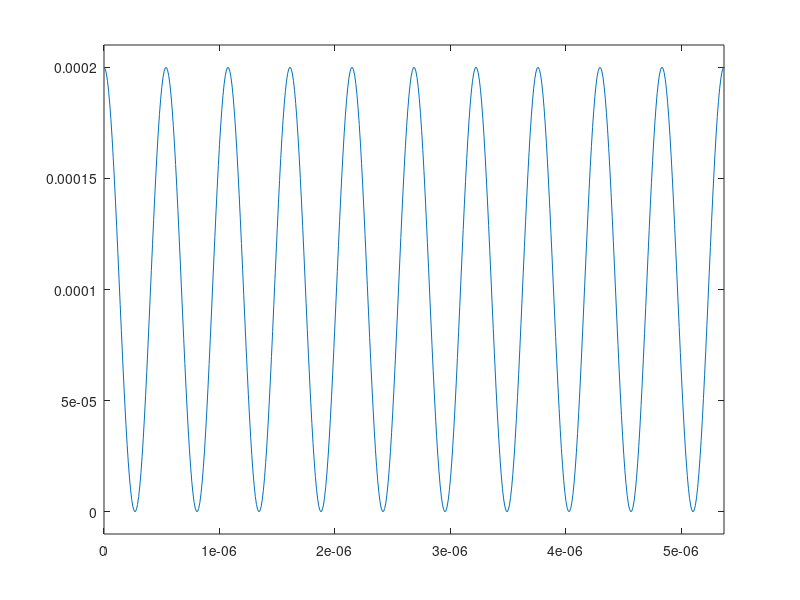
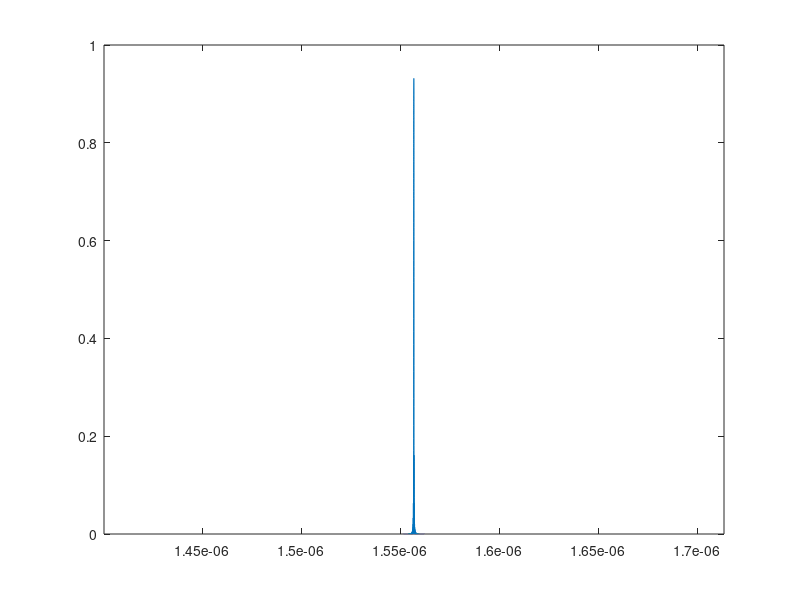
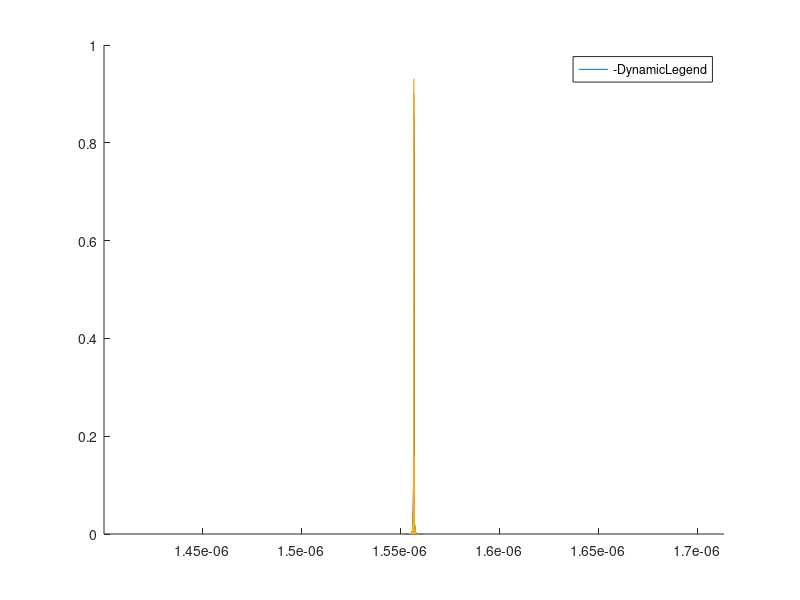
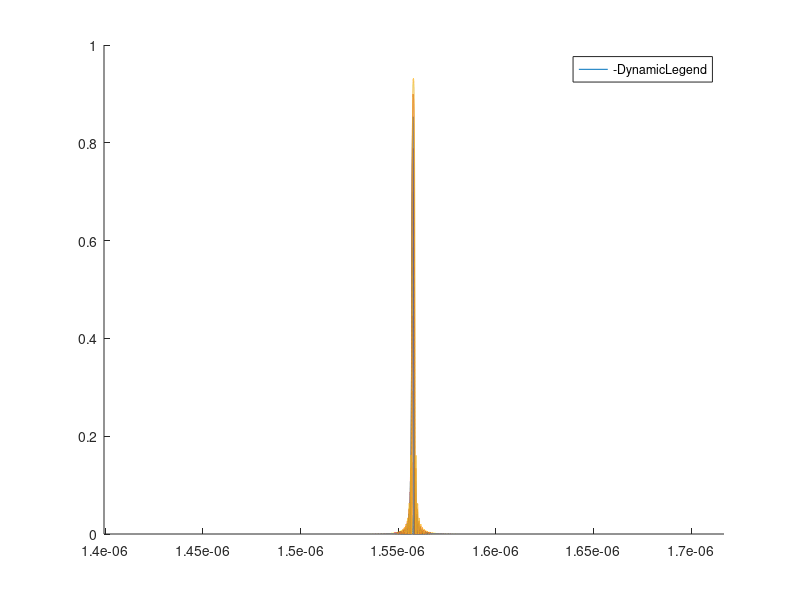

The MATLAB source for these figures, in order:
% This script is used to predict the optical fiber Bragg grating reflection
% spectrum due to its construction characteristics. Such as, refractive
% index change, period, length...
% Based on the congress paper Prasad, et al. (2020) 
% DOI: 10.1109/RTEICT49044.2020.9315659 
% 
% and on the master's dissertation of Cazo, R. M., 2001. (ITA)
%
%
% Version: MATLAB 2019b
% Author:Gabriel Nunes

clear all
close all
clc


%% input constants

lambda_l = 257 * 10^-9; % inscribing UV laser [nm]
theta = 14.13; % [deg]
alpha = 0.14; % [deg]
n_eff = 1.45; % effective refractive index of optical fiber

% 
theta = deg2rad(theta);
alpha = deg2rad(alpha);


period = lambda_l / (2*sin(theta - 2*alpha)); % grating period [m]
% design Bragg wavelength in terms of the inscription angles
lambda_d = n_eff * lambda_l / sin(theta-2*alpha);

wave = linspace(1500e-9,1600e-9,1e5); % 1500 nm -- 1600 nm


%% FBG profile
v = 1; % visibility
dn_co = 10^-4; % DC offset of refractive index variation
phi = 0; % term related to chirpping process
z = linspace(0,10e-3,10e5); % length of FBG

% variation of refractive index in the fiber (FBG profile)
dn_eff = dn_co.*(1+v.*cos(2*pi/period.*z + phi)); 

figure
plot(z,dn_eff)
    xlim([0,10*period])
    ylim([-dn_co*0.1 dn_co*2.1])
    
%% Reflection spectrum of FBG

% input
dn_eff_mean = 1e-4; % refractive index mean variation
L = z(end); % FBG length
dphi = 0; % chirp
dz = 1;

% calculation
zeta = 2*pi* dn_eff_mean ./ wave; % auto-coupling coefficient
k = zeta/2; 

delta_d = 2*pi*n_eff.*(1./wave - 1/lambda_d);
zeta_p = delta_d + zeta - 1/2 * dphi/dz;

% reflection final equation
R = (sinh(  sqrt( (k*L).^2 - (zeta_p*L).^2)).^2)./...
    ( (-(zeta_p.^2)./ k.^2) + cosh( sqrt( (k*L).^2 -(zeta_p*L).^2 )).^2);
[Rm,ind] = max(R);
lambda_R_max = wave(ind) ;

figure
plot(wave,R)
    xlim([lambda_R_max-1e-9 lambda_R_max+1e-9 ])
    ylim([0 1])

%% Changing FBG parameters

% Changing L, the 
figure
hold on
for L = 1e-3:1e-3:10e-3
    zeta = 2*pi* dn_eff_mean ./ wave; % auto-coupling coefficient
    k = zeta/2; 
    delta_d = 2*pi*n_eff.*(1./wave - 1/lambda_d);
    zeta_p = delta_d + zeta - 1/2 * dphi/dz;
    
    R = (sinh(  sqrt( (k*L).^2 - (zeta_p*L).^2)).^2)./...
        ( (-(zeta_p.^2)./ k.^2) + cosh( sqrt( (k*L).^2 -(zeta_p*L).^2 )).^2);

    plot(wave,R, 'DisplayName',['L = ',num2str(L*1000),' mm'])
    legend('-DynamicLegend');
end
[Rm,ind] = max(R);
lambda_R_max = wave(ind) ;
xlim([lambda_R_max-1e-9 lambda_R_max+1e-9 ])
ylim([0 1])


%%
% changing refractive refractive index 
figure
hold on
L = 1e-3;
for dn_eff_mean = 1e-4:1e-4:10e-4
    zeta = 2*pi* dn_eff_mean ./ wave; % auto-coupling coefficient
    k = zeta/2; 
    delta_d = 2*pi*n_eff.*(1./wave - 1/lambda_d);
    zeta_p = delta_d + zeta - 1/2 * dphi/dz;

    R = (sinh(  sqrt( (k*L).^2 - (zeta_p*L).^2)).^2)./...
        ( (-(zeta_p.^2)./ k.^2) + cosh( sqrt( (k*L).^2 -(zeta_p*L).^2 )).^2);

    plot(wave,R, 'DisplayName',['\delta n_{eff} = ',num2str(dn_eff_mean)])
    legend('-DynamicLegend');
end
[Rm,ind] = max(R);
lambda_R_max = wave(ind) ;
xlim([lambda_R_max-3e-9 lambda_R_max+3e-9 ])
ylim([0 1])


%%
% changing the grating period
figure
hold on
L = 1e-3;
% there is an interval limitation in which the periods works.
for period = 0.52e-6: 0.005e-6 : 0.55e-6 

    lambda_d = 2*n_eff*period;
    
    zeta = 2*pi* dn_eff_mean ./ wave; % auto-coupling coefficient
    k = zeta/2; 
    delta_d = 2*pi*n_eff.*(1./wave - 1/lambda_d);
    zeta_p = delta_d + zeta - 1/2 * dphi/dz;

    R = (sinh(  sqrt( (k*L).^2 - (zeta_p*L).^2)).^2)./...
        ( (-(zeta_p.^2)./ k.^2) + cosh( sqrt( (k*L).^2 -(zeta_p*L).^2 )).^2);

    plot(wave,R, 'DisplayName',['\Lambda = ',num2str(period*10^6),'um'])
    legend('-DynamicLegend');
end
[Rm,ind] = max(R);
lambda_R_max = wave(ind) ;
% xlim([lambda_R_max-3e-9 lambda_R_max+3e-9 ])
% ylim([0 1])







